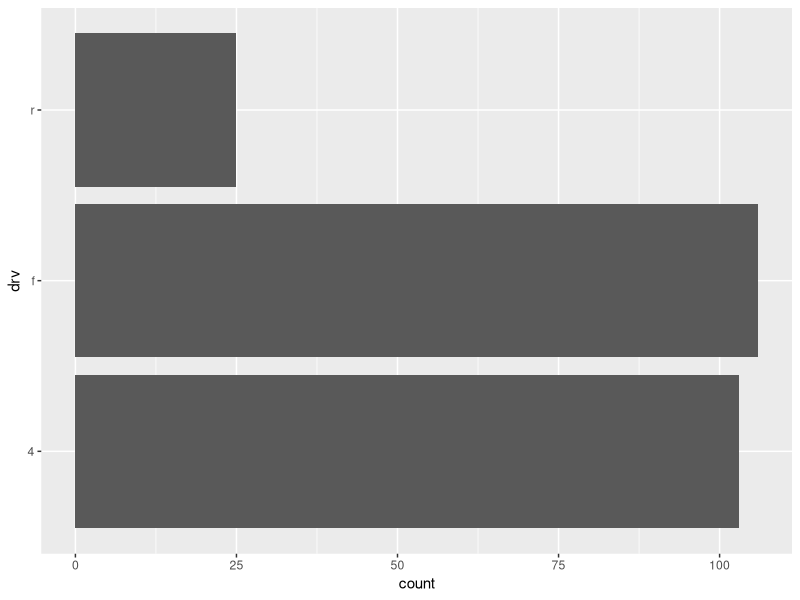
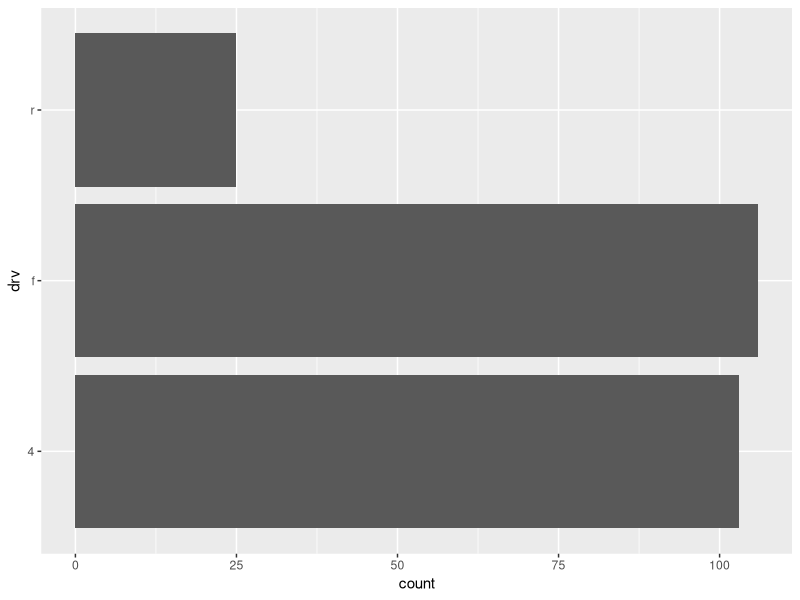
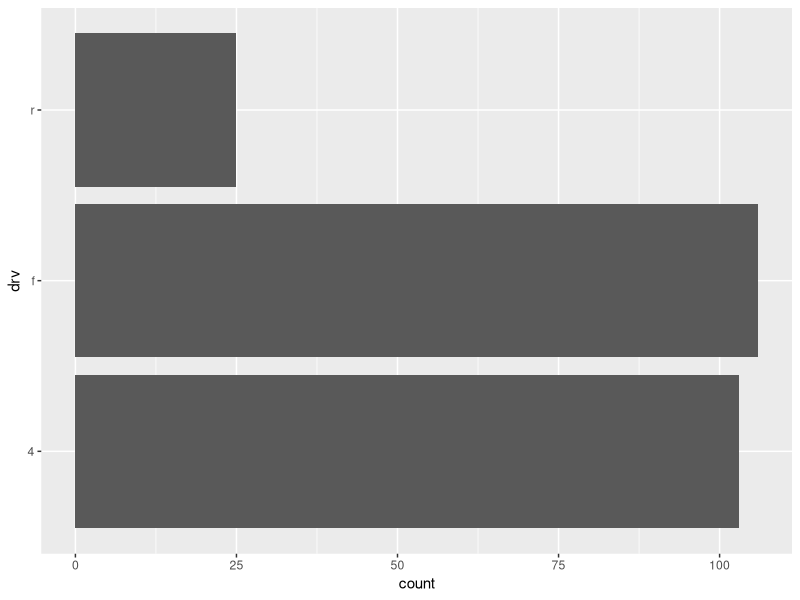
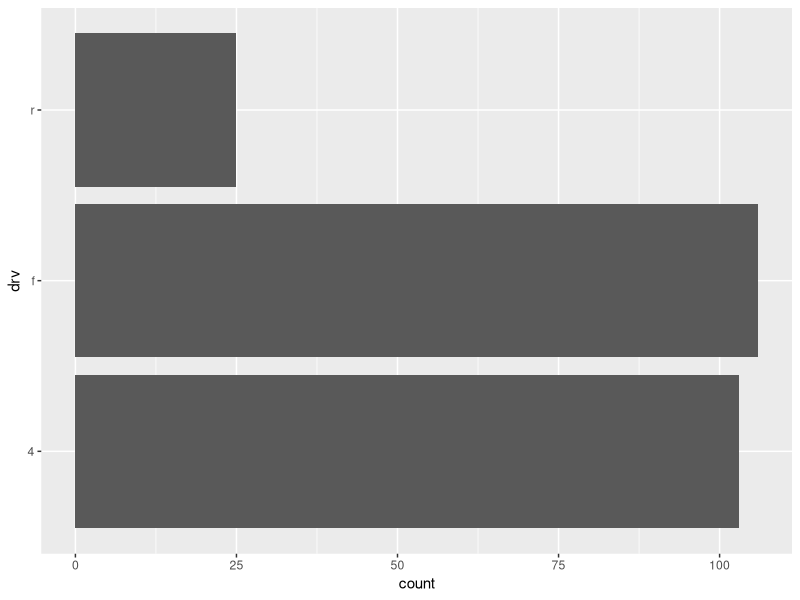
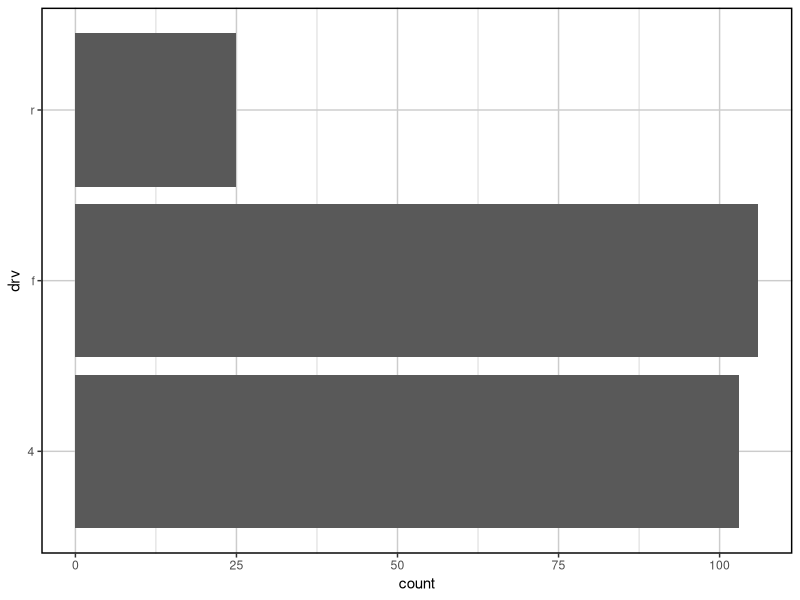
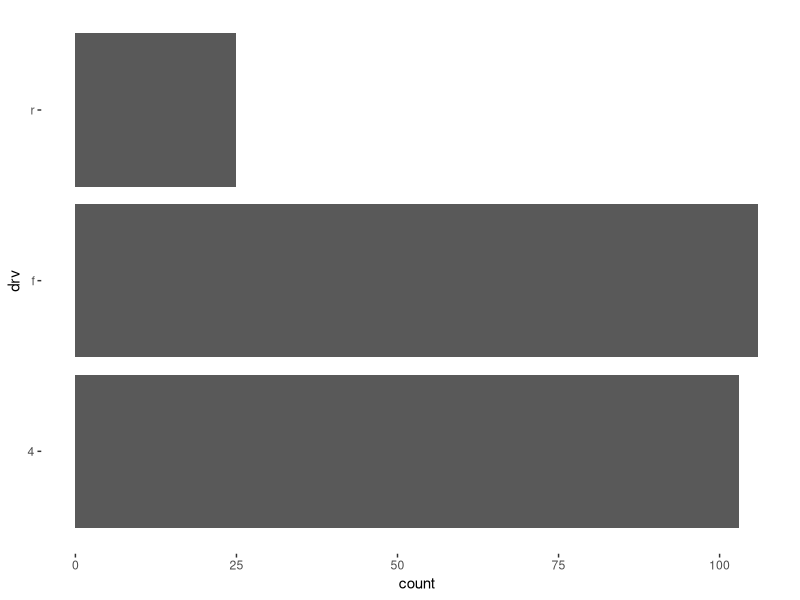

Recreate these plots in R, in order.
## ---- chunk 1
knitr::opts_chunk$set(collapse = TRUE, comment = "#>", fig.show = "hide")
library(ggplot2)
## ---- chunk 2
mpg_drv_summary <- function() {
  ggplot2::ggplot(ggplot2::mpg) + 
    ggplot2::geom_bar(ggplot2::aes(x = .data$drv)) + 
    ggplot2::coord_flip()
}
## ---- chunk 3
# make sure this function runs!
mpg_drv_summary()
## ---- chunk 4
#' @importFrom ggplot2 ggplot aes geom_bar coord_flip
mpg_drv_summary <- function() {
  ggplot(ggplot2::mpg) + 
    geom_bar(aes(x = drv)) + 
    coord_flip()
}
## ---- chunk 5
# make sure this function runs!
mpg_drv_summary()
## ---- chunk 6
mpg_drv_summary <- function() {
  ggplot(ggplot2::mpg) + 
    geom_bar(aes(x = drv)) + 
    coord_flip()
}
## ---- chunk 7
mpg_drv_summary <- function() {
  ggplot(ggplot2::mpg) + 
    geom_bar(aes(x = .data$drv)) + 
    coord_flip()
}
## ---- chunk 8
col_summary <- function(df, col) {
  ggplot(df) + 
    geom_bar(aes(x = .data[[col]])) + 
    coord_flip()
}
col_summary(mpg, "drv")
## ---- chunk 9
col_summary <- function(df, col) {
  ggplot(df) + 
    geom_bar(aes(x = {{ col }})) + 
    coord_flip()
}
col_summary(mpg, drv)
## ---- chunk 10
mpg_drv_dist <- structure(
  c(
    "4" = 103 / 234,
    "f" = 106 / 234,
    "r" = 25 / 234
  ),
  class = "discrete_distr"
)
## ---- chunk 11
discrete_distr_data <- function(x) {
  tibble::tibble(
    value = names(x),
    probability = as.numeric(x)
  )
}
discrete_distr_data(mpg_drv_dist)
## ---- chunk 12
#' @importFrom ggplot2 autoplot
autoplot.discrete_distr <- function(object, ...) {
  plot_data <- discrete_distr_data(object)
  ggplot(plot_data, aes(.data$value, .data$probability)) +
    geom_col() +
    coord_flip() +
    labs(x = "Value", y = "Probability")
}
## ---- chunk 13
#' @importFrom graphics plot
plot.discrete_distr <- function(x, ...) {
  print(autoplot(x, ...))
}
## ---- chunk 14
#' @importFrom ggplot2 %+replace%
theme_custom <- function(...) {
  theme_grey(...) %+replace% 
    theme(
      panel.border = element_rect(size = 1, fill = NA),
      panel.background = element_blank(),
      panel.grid = element_line(colour = "grey80")
    )
}
mpg_drv_summary() + theme_custom()
## ---- chunk 15
default_theme <- function() {
  theme_custom()
}
mpg_drv_summary2 <- function() {
  mpg_drv_summary() + default_theme()
}
## ---- chunk 16
theme_custom <- function(...) {
  `%+replace%` <- ggplot2::`%+replace%`
  
  ggplot2::theme_grey(...) %+replace% 
    ggplot2::theme(panel.background = ggplot2::element_blank())
}
## ---- chunk 17
# make sure this function runs!
mpg_drv_summary() + theme_custom()
